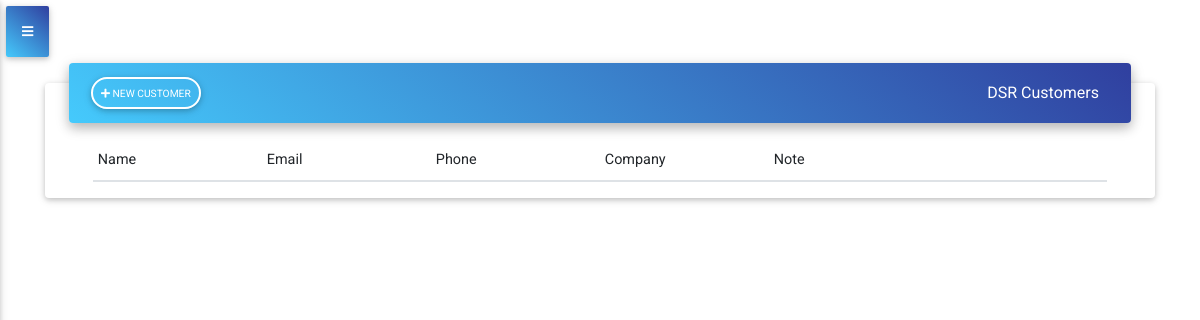
The page /customers/ (signed in) on the database as committed earlier.
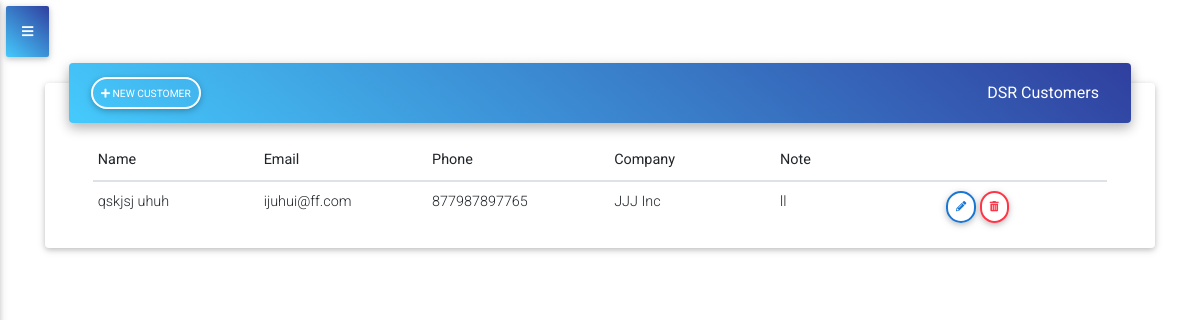
The same page on the database as committed later.
### customer/models.py (models this page shows, shortened)
class Customer(models.Model):
    fname = models.CharField(max_length=50)
    lname = models.CharField(max_length=50)
    email = models.EmailField()
    phone_number = PhoneField()
    company = models.ForeignKey(Company,null=True, on_delete=models.SET_NULL)
    note = models.TextField()
    account = models.ForeignKey(AccountCompany, on_delete=models.CASCADE)

class Company(models.Model):
    name = models.CharField(max_length=100)
    address1 = models.CharField(max_length=100)
    address2 = models.CharField(max_length=100, blank=True)
    city = models.CharField(max_length=100)
    state = models.CharField(max_length=2)
    zip_code = models.PositiveIntegerField()
    account = models.ForeignKey(AccountCompany, on_delete=models.CASCADE)
    def __str__(self):
        return self.name

### customer/views.py (the view)
# urls.py: path('customers/', views.CustomerListView.as_view(),name='customers'),
class CustomerListView(LoginRequiredMixin,ListView):
    model = Customer
    context_object_name = 'customer'
    def get_context_data(self, **kwargs):
        context = super().get_context_data(**kwargs)
        context['ticket_count'] = ticket_count(self.request)
        context['tech_ticket_count'] = tech_ticket_count(self.request)
        context['todays_tickets'] = todays_tickets(self.request)
        context['tech_todays_tickets'] = tech_todays_tickets(self.request)
        context['todays_tickets_count'] = todays_tickets_count(self.request)
        context['in_progress_count'] = in_progress_count(self.request)
        context['completed_today_tickets_count'] = completed_today_tickets_count(self.request)
        context['tech_todays_tickets_count'] = tech_todays_tickets_count(self.request)
        context['tech_completed_today_tickets_count'] = tech_completed_today_tickets_count(self.request)
        context['customer'] = customer(self.request)
        return context

### accounts/models.py (called while the page is built)
    def __str__(self):
        return self.company_name

### service_ticket_app/utils.py (called while the page is built)
def ticket_count(request):
    count = Ticket.objects.filter(account=request.user.accountuser.account).count()
    return count

def todays_tickets_count(request):
    todays_tickets_count = Ticket.objects.filter(account=request.user.accountuser.account, schedule=datetime.date.today()).count()
    return todays_tickets_count

def todays_tickets(request):
    todays_tickets = Ticket.objects.filter(account=request.user.accountuser.account, schedule=datetime.date.today())
    return todays_tickets

def in_progress_count(request):
    in_progress_count = Ticket.objects.filter(account=request.user.accountuser.account, schedule=datetime.date.today(),start_job=True,completed=False).count()
    return in_progress_count

def completed_today_tickets_count(request):
    completed_today_tickets_count = Ticket.objects.filter(account=request.user.accountuser.account, schedule=datetime.date.today(), start_job=True, completed=True).count()
    return completed_today_tickets_count

def tech_ticket_count(request):
    count = Ticket.objects.filter(account=request.user.accountuser.account, assigned=request.user.accountuser).count()
    return count

### customer/templates/customer/customer_list.html (shortened to what this page needs)
{% extends 'base.html' %}
{% block content %}
<div class="card card-cascade narrower">
    <div class="view view-cascade gradient-card-header blue-gradient narrower py-2 mx-4 mb-3 d-flex justify-content-between align-items-center">
        <div class='justify-content-start'>
            <a href="{% url 'customer_app:add_customer' %}" type="button" class="btn btn-outline-white btn-rounded btn-sm px-2">
                <i class="fas fa-plus mt-0"></i> New Customer
            </a>
        </div>
        <div>
            <div class="white-text mx-3">{{request.user.accountuser.account}} Customers</div>
        </div>
    </div>
    <div class="px-5">
        <div class="table-wrapper">
            <table id="ticket_list" class="table table-hover table-sm table-responsive-sm" width="100%">
                <thead>
                    <tr>
                        <th class="th-sm">Name
                        </th>
                        <th class="th-sm">Email
                        </th>
                        <th class="th-sm">Phone
                        </th>
                        <th class="th-sm">Company
                        </th>
                        <th class="th-sm">Note
                        </th>
                        <th class="th-sm">
                        </th>
                    </tr>
                </thead>
                <tbody>
                    {% for c in customer %}
                        <tr>
                            <td>{{ c.fname }} {{ c.lname }}</td>
                            <td> {{ c.email }} </td>
                            <td> {{ c.phone_number }}</td>
                            <td> {{ c.company }}</td>
                            <td> {{ c.note }}</td>
                            <td>
                                <a href="{% url 'customer_app:edit_customer' pk=c.pk %}" type="button" class="btn btn-outline-blue btn-rounded btn-sm px-2">
                                    <i class="fas fa-pencil-alt lt mt-0"></i>
                                </a>
                                <a href="{% url 'customer_app:delete_customer' pk=c.pk %}" type="button" class="btn btn-outline-danger btn-rounded btn-sm px-2">
                                    <i class="fas fa-trash-alt lt mt-0"></i>
                                </a>
                            </td>
                        </tr>
                    {% endfor %}
                </tbody>
            </table>
        </div>
    </div>
</div>
{% endblock %}

Rows that differ between the two databases and show on the page:
added Customer: fname "qskjsj", lname "uhuh", email "ijuhui@ff.com", phone_number "877987897765", company "JJJ Inc", note "ll"
